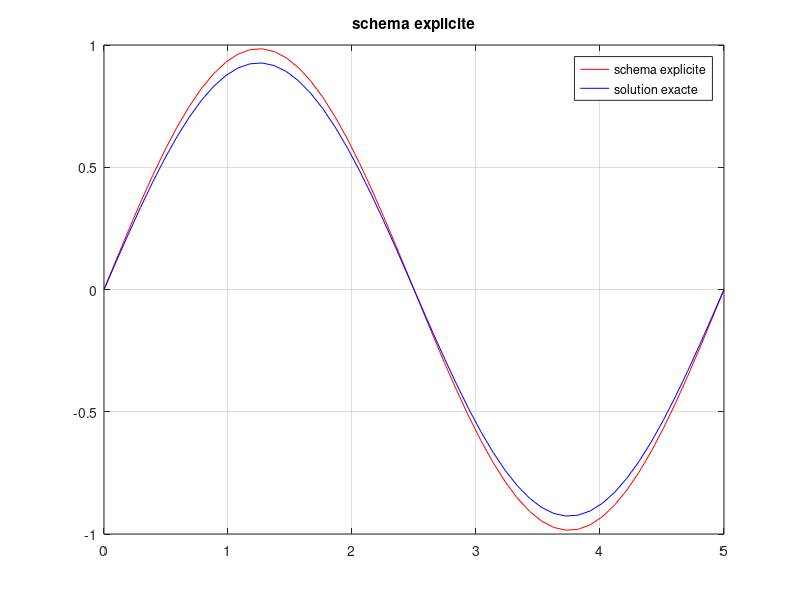

MATLAB code to generate this figure:
clear all, close all
L = 5 ;            % longueur du domaine
nx = 50 ;          % nombre de mailles
dx = L/(nx+1) ;    % pas d'espace
cfl = 0.1 ;        % cfl
nu = 1;            % coefficient de diffusion
dt = dx^2/nu*cfl ; % dt = pas de temps
nt = 10 ;          % nombre de pas de temps effectues

x = linspace(0,L,nx+2); % maillage en espace
u0 = sin(2*pi/L*x); % solution initiale

B = diag((1-2*cfl)*ones(nx,1))+diag(cfl*ones(nx-1,1),1)+diag(cfl*ones(nx-1,1),-1);
u = u0(2:end-1)' ;

for n = 1:nt
    u = B*u ;
    if mod(n,5) == 0
        plot(x,[0;u;0],'r-',x,u0,'b-'), grid on
        legend('schema explicite','donnee initiale')
        title('schema explicite');
        pause(0.1)
    end
end

% calcul de la solution exacte
uexacte = exp(-nu/L*(2*pi)^2*nt*dt)*sin(2*pi/L*x);

% comparaison au temps final
plot(x,[0;u;0],'r-',x,uexacte,'b-'), grid on
legend('schema explicite','solution exacte')
title('schema explicite');

% calcul de la norme de l'erreur 
norm([0;u;0]-uexacte','inf')